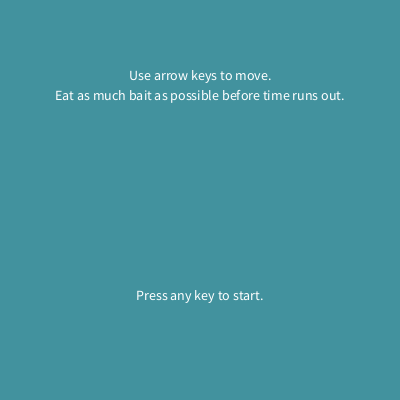
Frame 1 (no input)
Frame 60 (the mouse pressed at the canvas centre just before this capture): identical to frame 1, image omitted
Frame 120 (the mouse held since frame 60 and released just before this capture): identical to frame 1, image omitted

The Processing sketch that drew this single still picture (run headless with seeded random() and noise(); from frame 60 on, the mouse is pressed at the canvas centre):

// Processing sketch: processing_90469
// ── processing_90469.pde

//HW 7
//(c) Sunny Li 2013

float x, y, bX, bY;
float d, px, py;

int count;
int startTime, endTime, gameTime;
int gamePhase;

void setup()
{
   size(400, 400);
   smooth();
   noStroke();
   textSize(14);
   textAlign(CENTER);
   fill(255);
   count = 0;
   startTime = 0;
   endTime = 0;
   gamePhase = 0; 
   gameTime = 11000;
}

void draw()
{
  background(66, 146, 158);
  if (gamePhase == 0)
  {
    Instructions();
  }
  else if (gamePhase == 1)
  {
    playGame();
  }
  else
  {
    score();
  }
}

void Instructions()
{
  background(66, 146, 158);
  text("Use arrow keys to move.", width/2, 80);
  text("Eat as much bait as possible before time runs out.", width/2, 100);
  text("Press any key to start.", width/2, 300);
}

void showScore()
{
  textSize(20);
  text(count, width/2, 50);
}

void playGame()
{
// Aesthetics
  fill(118, 120, 119);
  ellipse(50, 400, 80, 80);
  ellipse(200, 400, 150, 120);
  ellipse(300, 420, 100, 100);
  pushStyle();
  fill(132, 196, 200);
  rect(0, 0, width, 100);
  popStyle();
  
  showScore();
  drawFish(x+100, y+250);
  drawBait(bX, bY);
  fallingBait();
  time();
  moveFish();
}

void keyPressed( )
{
   if (gamePhase == 0)
   {
      gamePhase = 1;
      startTime = millis( );
   }
   
//Fish movement

   if (gamePhase == 1) {
     
   if (keyCode == RIGHT) {
        x = x + 20;
      }
   if (keyCode == LEFT) {
        x = x - 20;
      }
    }
    
   
}


void drawFish(float x, float y)
{
  fill(249, 217, 214);
  ellipse(x, y, 100, 75);
  triangle(x-70, y-40, x-70, y+40, x-45, y);
  fill(66, 146, 158);
  triangle(x+25, y, x+50, y-20, x+50, y+20);
  fill(118, 120, 119);
  ellipse(x+25, y-15, 5, 5);
  
  px = x+50;
  py = y;
  hit();
}

// Makes sure fish wraps

void moveFish()
{
  if (x >= width)
  {
    x = -150;
  }
  else if (x <= -150)
  {
    x = width;
  }
}

void drawBait(float bX, float bY)
{
  fill(244, 243, 238);
  ellipse(bX, bY, 10, 10);
}

void fallingBait()
{
  bY = bY + 3;
  if (bY > height)
  {
    bX = random(50, 350);
    bY = 0;
  }
}

void hit()
{
  d = dist( bX, bY, px ,py);
  if (d <= 15) {
    count++;
    bX = random(50, 350);
    bY = 0;
    fill(212, 214, 209);
    rect(0, 0, width, height);
  }
}

void time()
{
  text(+ ( gameTime/1000 - ((millis( )))/1000), width/2, 380);
  if (gameTime/1000 - ((millis( )))/1000 < 0) {
    gamePhase = 2;
  }
}    

void score()
{
  textSize(20);
  text("Score: "+count, width/2, 100);
  
}
